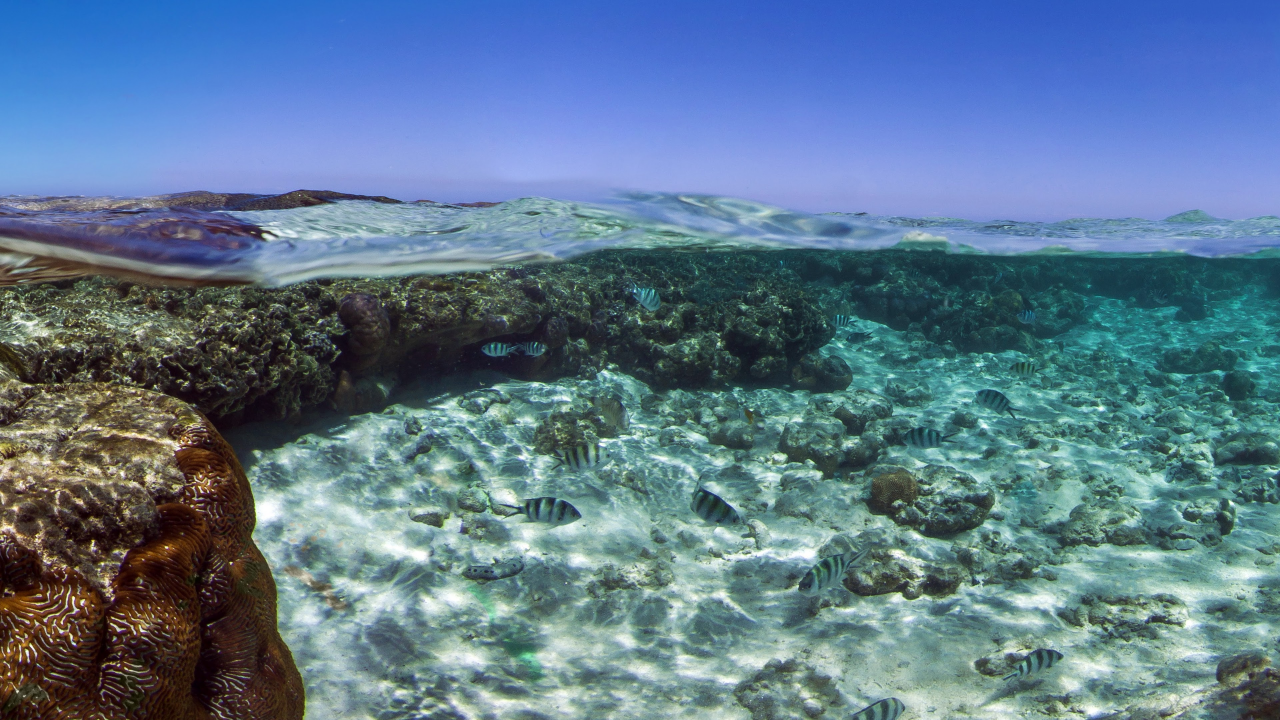
#> input picture 2_course_master/Компьютероное зрение/test_picture.jpg, 3840 x 2160 px (shown at 1/3 size)
$ jupyter execute --allow-errors lab3.ipynb
#> lines starting #> are read from the running program, lines starting #| are printed output that depends on the picture; after the words box and inside, x2 and y2 are one past the last pixel; in counts of white or black regions, pixels touching at a corner belong together
[cell 1]
import cv2


# Получение всех возможных флагов для преобразования цветов
flags = [i for i in dir(cv2) if i.startswith('COLOR_')]
print(flags)

[cell 2]
# Разложение исходного изображения на каналы HSV
pic = 'test_picture.jpg'
image = cv2.imread(pic)
#> image is the input picture: shape (2160, 3840, 3); mean B, G, R 142.7, 120.7, 93.2

# Конвертация в HSV
hsv = cv2.cvtColor(image, cv2.COLOR_BGR2HSV)
#> hsv: shape (2160, 3840, 3); mean H, S, V 89.4, 104.7, 150.3
h, s, v = cv2.split(hsv)

cv2.imshow('image',image)
cv2.imshow('h', h)
cv2.imshow('s', s)
cv2.imshow('v', v)
cv2.waitKey(0)
cv2.destroyAllWindows()

[cell 3]
import numpy as np


green = np.uint8([[[0, 255, 0]]])
hsv_green = cv2.cvtColor(green, cv2.COLOR_BGR2HSV)
print(hsv_green)

[cell 4]
lower_blue, upper_blue = np.array([28, 50, 10]), np.array([45, 255, 255])

# Порогвая обработка изображения для получения только голубых оттенков
mask = cv2.inRange(hsv, lower_blue, upper_blue)
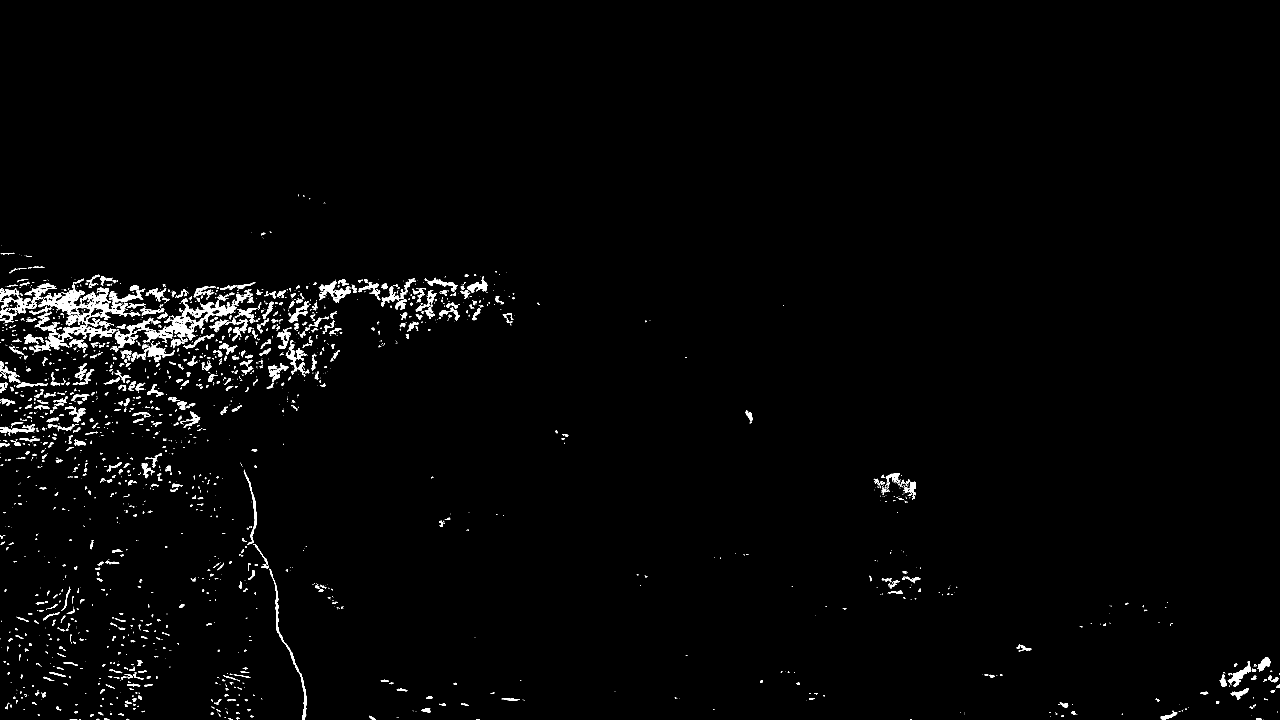
#> mask: shape (2160, 3840) (shown at 1/3 size); 1.6% white; 2140 white regions (1346 under 20 px), largest, box (x1, y1, x2, y2) and area: (96, 846, 424, 980) 11182, (428, 896, 710, 1028) 7753, (87, 937, 349, 1056) 5861

# Применение битовых операций к исходному изображению
result = cv2.bitwise_and(image, image, mask=mask)
cv2.imshow('image', image)
cv2.imshow('mask', mask)
cv2.imshow('result', result)

lower_blue, upper_blue = np.array([27, 0, 0]), np.array([50, 255, 255])
mask = cv2.inRange(hsv, lower_blue, upper_blue)
#> mask: shape (2160, 3840); 3.3% white; 2135 white regions (1205 under 20 px), largest, box (x1, y1, x2, y2) and area: (0, 824, 865, 1092) 85050, (928, 829, 1470, 960) 18822, (2620, 1418, 2752, 1511) 7547
result2 = cv2.bitwise_and(image, image, mask=mask)

cv2.imshow('result2', result2)
cv2.waitKey(0)
cv2.destroyAllWindows()

[cell 5]
gray_image = cv2.imread(pic, 0)
#> gray_image: shape (2160, 3840); min 0, max 255, mean 115
# Разные варианты пороговой обработки
ret,thresh1 = cv2.threshold(gray_image,127,255,cv2.THRESH_BINARY)
#> thresh1: shape (2160, 3840); 42.8% white; 12369 white regions (10741 under 20 px), largest, box (x1, y1, x2, y2) and area: (0, 202, 3840, 864) 1667992, (740, 1190, 3840, 2160) 1371037, (2631, 1268, 3672, 1703) 128492
ret,thresh2 = cv2.threshold(gray_image,127,255,cv2.THRESH_BINARY_INV)
ret,thresh3 = cv2.threshold(gray_image,127,255,cv2.THRESH_TRUNC)
ret,thresh4 = cv2.threshold(gray_image,127,255,cv2.THRESH_TOZERO)
ret,thresh5 = cv2.threshold(gray_image,127,255,cv2.THRESH_TOZERO_INV)
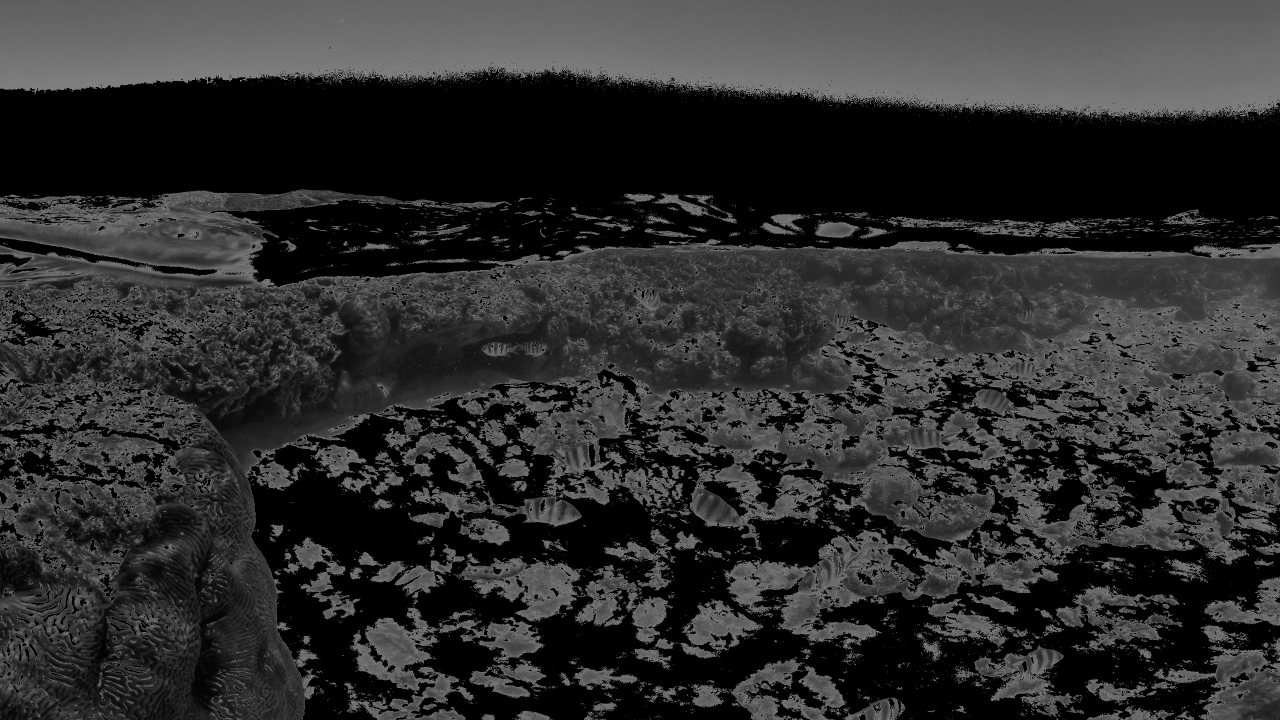
#> thresh5: shape (2160, 3840) (shown at 1/3 size); min 0, max 127, mean 46.1

cv2.imshow('gray_image',gray_image)
cv2.imshow('thresh1',thresh1)
cv2.imshow('thresh2',thresh2)
cv2.imshow('thresh3',thresh3)
cv2.imshow('thresh4',thresh4)
cv2.imshow('thresh5',thresh5)
cv2.waitKey(0)
cv2.destroyAllWindows()

[cell 6]
cv2.imshow('image', gray_image)
ret, th1 = cv2.threshold(
    gray_image,
    127,
    255,
    cv2.THRESH_BINARY
)

th2 = cv2.adaptiveThreshold(
    gray_image,
    255,
    cv2.ADAPTIVE_THRESH_MEAN_C,
    cv2.THRESH_BINARY,
    11,
    2
)
#> th2: shape (2160, 3840); 64.5% white; 82676 black regions (74642 under 20 px), largest, box (x1, y1, x2, y2) and area: (0, 715, 3840, 2160) 993210, (2271, 1587, 3006, 1891) 46826, (2719, 1168, 3431, 1352) 28413

th3 = cv2.adaptiveThreshold(
    gray_image,
    255,
    cv2.ADAPTIVE_THRESH_GAUSSIAN_C,
    cv2.THRESH_BINARY,
    11,
    2
)
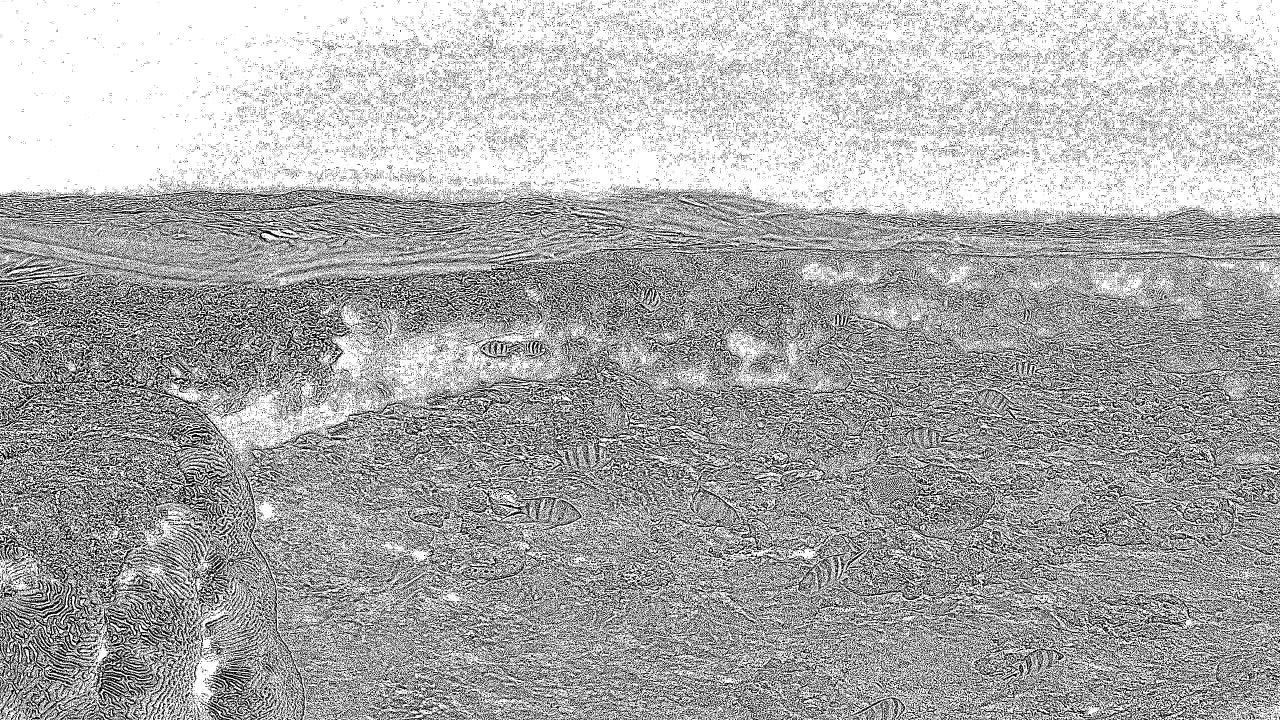
#> th3: shape (2160, 3840) (shown at 1/3 size); 67.4% white; black in thin lines or dots

cv2.imshow('thresh1',th1)
cv2.imshow('thresh2',th2)
cv2.imshow('thresh3',th3)
cv2.waitKey(0)
cv2.destroyAllWindows()

[cell 7]
cv2.imshow('image', gray_image)
# Пороговая обработка с использованием Оцу
ret, th1 = cv2.threshold(
    gray_image,
    127,
    255,
    cv2.THRESH_BINARY
)
ret, th2 = cv2.threshold(
    gray_image,
    0,
    255,
    cv2.THRESH_BINARY + cv2.THRESH_OTSU
)
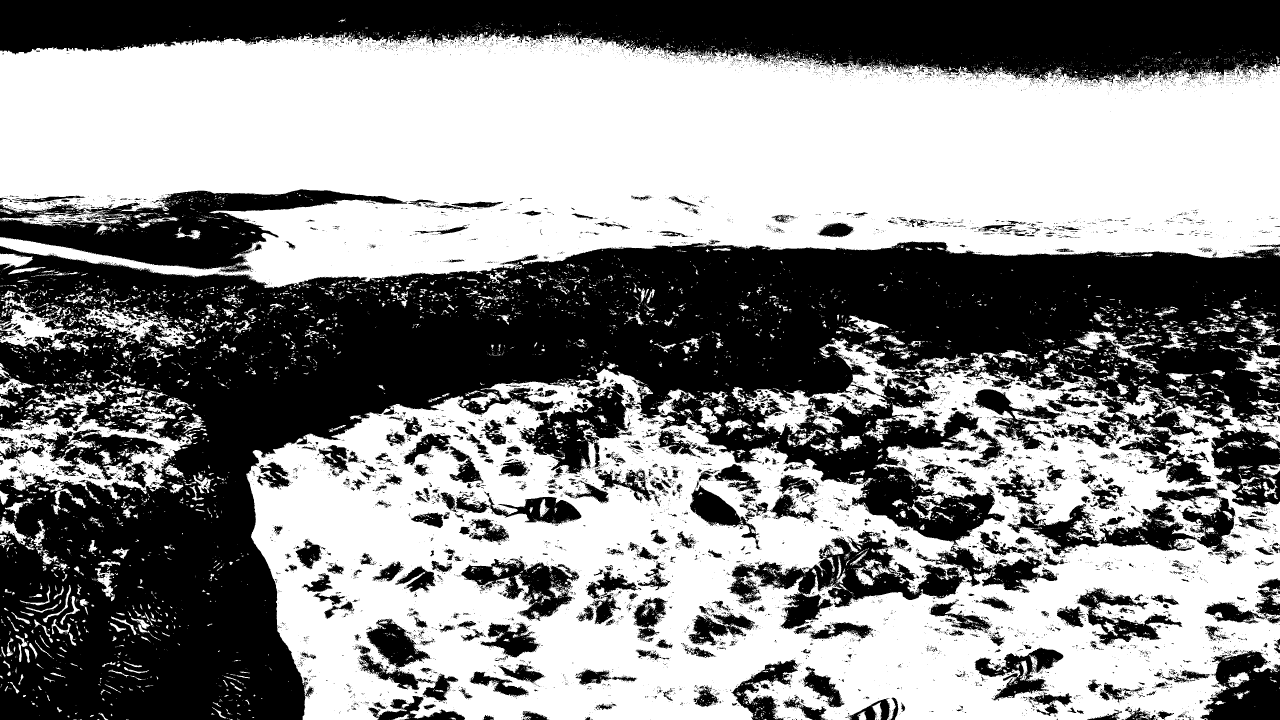
#> th2: shape (2160, 3840) (shown at 1/3 size); 54.4% white; 11361 black regions (10298 under 20 px), largest, box (x1, y1, x2, y2) and area: (0, 724, 3840, 2160) 2277210, (0, 0, 3840, 258) 623270, (0, 568, 1221, 817) 123396
#> ret = 111
# Обработка Оцу после применения фильтра Гаусса
blur = cv2.GaussianBlur(
    gray_image,
    (5, 5),
    0
)
ret, th3 = cv2.threshold(
    gray_image,
    0,
    255,
    cv2.THRESH_BINARY + cv2.THRESH_OTSU
)

cv2.imshow('thresh1',th1)
cv2.imshow('thresh2',th2)
cv2.imshow('thresh3',th3)
cv2.waitKey(0)
cv2.destroyAllWindows()

[cell 8]
# Получение информации об изображении и изменение его размеров
height, width = image.shape[:2]
#> height = 2160; width = 3840
result = cv2.resize(image, (2 * width, 2 * height), interpolation=cv2.INTER_CUBIC)

cv2.imshow('result', result)
cv2.waitKey(0)
cv2.destroyAllWindows()

[cell 9]
# Задаем матрицу преобразования для смещения изображения
M = np.float32([[1, 0, 100], [0, 1, 50]])
dst = cv2.warpAffine(image, M, (width, height))

cv2.imshow('dst', dst)
cv2.waitKey(0)
cv2.destroyAllWindows()

[cell 10]
# Вращение изображения
M = cv2.getRotationMatrix2D((width / 2, height / 2), 37, 1)
dst = cv2.warpAffine(image, M, (width, height))

cv2.imshow('dst', dst)
cv2.waitKey(0)
cv2.destroyAllWindows()

[cell 11]
# Аффинное преобразование
pts1 = np.float32([[50, 50], [200,50], [50, 200]])
pts2 = np.float32([[10, 100], [200, 50], [100, 250]])

M = cv2.getAffineTransform(pts1, pts2)
dst = cv2.warpAffine(image, M, (width, height))

cv2.imshow('dst',dst)
cv2.waitKey(0)
cv2.destroyAllWindows()

[cell 12]
# Перспективное преобразование
pts1 = np.float32([[27, 34], [182, 27],[ 13, 190], [191, 191]])
pts2 = np.float32([[0, 0], [300, 0], [0, 300], [300, 300]])

M = cv2.getPerspectiveTransform(pts1, pts2)

dst = cv2.warpPerspective(image, M, (300, 300))
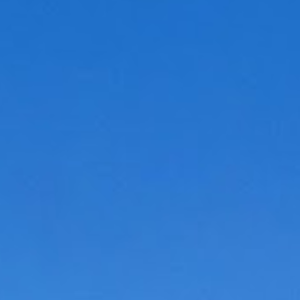
#> dst: shape (300, 300, 3); mean B, G, R 206, 119, 42.7

cv2.imshow('image', image)
cv2.imshow('dst', dst)
cv2.waitKey(0)
cv2.destroyAllWindows()

[cell 13]
# Сглаживание изображения
kernel = np.ones((5, 5), np.float32) / 25
dst = cv2.filter2D(image, -1, kernel)
#> dst: shape (2160, 3840, 3)

cv2.imshow('image', image)
cv2.imshow('dst', dst)
cv2.waitKey(0)
cv2.destroyAllWindows()

[cell 14]
# Различные варианты размытия изображений
blur = cv2.blur(image, (5, 5))
gaus = cv2.GaussianBlur(image, (5, 5), 0)
medi = cv2.medianBlur(image, 5)
bila = cv2.bilateralFilter(image, 9, 75, 75)

cv2.imshow('image', image)
cv2.imshow('blur', blur)
cv2.imshow('gaus', gaus)
cv2.imshow('medi', medi)
cv2.imshow('bila', bila)

cv2.waitKey(0)
cv2.destroyAllWindows()
